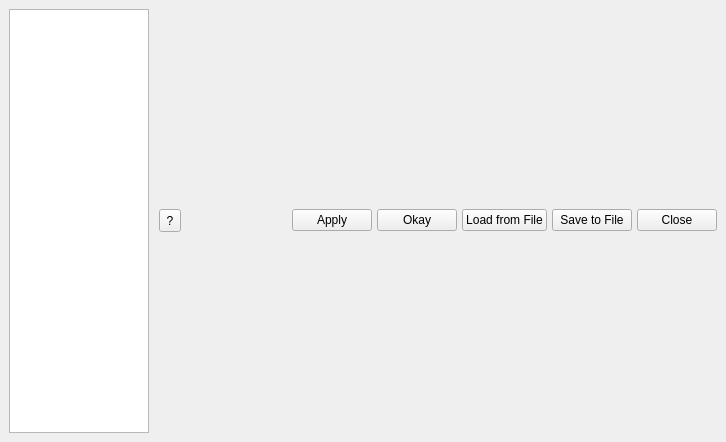
<?xml version="1.0" encoding="UTF-8"?>
<ui version="4.0">
 <class>MainWindow</class>
 <widget class="QMainWindow" name="MainWindow">
  <property name="geometry">
   <rect>
    <x>0</x>
    <y>0</y>
    <width>726</width>
    <height>442</height>
   </rect>
  </property>
  <property name="windowTitle">
   <string>Settings - Workbench</string>
  </property>
  <widget class="QWidget" name="centralwidget">
   <layout class="QHBoxLayout" name="horizontalLayout_2">
    <item>
     <layout class="QHBoxLayout" name="horizontalLayout">
      <property name="spacing">
       <number>0</number>
      </property>
      <property name="sizeConstraint">
       <enum>QLayout::SetNoConstraint</enum>
      </property>
      <item>
       <widget class="QListWidget" name="sections">
        <property name="sizePolicy">
         <sizepolicy hsizetype="Minimum" vsizetype="Minimum">
          <horstretch>0</horstretch>
          <verstretch>0</verstretch>
         </sizepolicy>
        </property>
        <property name="minimumSize">
         <size>
          <width>0</width>
          <height>0</height>
         </size>
        </property>
        <property name="maximumSize">
         <size>
          <width>140</width>
          <height>16777215</height>
         </size>
        </property>
        <property name="styleSheet">
         <string notr="true">QListView {
    show-decoration-selected: 1;
}

QListView::item {
    padding:15px;
}
</string>
        </property>
        <property name="selectionRectVisible">
         <bool>true</bool>
        </property>
        <property name="currentRow">
         <number>-1</number>
        </property>
       </widget>
      </item>
      <item>
       <layout class="QVBoxLayout" name="vlayout">
        <item>
         <layout class="QVBoxLayout" name="container">
          <property name="spacing">
           <number>0</number>
          </property>
          <property name="topMargin">
           <number>0</number>
          </property>
         </layout>
        </item>
        <item>
         <layout class="QHBoxLayout" name="horizontalLayout_3">
          <property name="spacing">
           <number>5</number>
          </property>
          <property name="sizeConstraint">
           <enum>QLayout::SetMinimumSize</enum>
          </property>
          <property name="leftMargin">
           <number>10</number>
          </property>
          <item>
           <widget class="QToolButton" name="help_button">
            <property name="sizePolicy">
             <sizepolicy hsizetype="Fixed" vsizetype="Fixed">
              <horstretch>0</horstretch>
              <verstretch>0</verstretch>
             </sizepolicy>
            </property>
            <property name="minimumSize">
             <size>
              <width>22</width>
              <height>23</height>
             </size>
            </property>
            <property name="text">
             <string>?</string>
            </property>
           </widget>
          </item>
          <item>
           <spacer name="horizontalSpacer">
            <property name="orientation">
             <enum>Qt::Horizontal</enum>
            </property>
            <property name="sizeHint" stdset="0">
             <size>
              <width>40</width>
              <height>20</height>
             </size>
            </property>
           </spacer>
          </item>
          <item>
           <widget class="QPushButton" name="apply_button">
            <property name="text">
             <string>Apply</string>
            </property>
           </widget>
          </item>
          <item>
           <widget class="QPushButton" name="okay_button">
            <property name="text">
             <string>Okay</string>
            </property>
           </widget>
          </item>
          <item>
           <widget class="QPushButton" name="load_file_button">
            <property name="text">
             <string>Load from File</string>
            </property>
           </widget>
          </item>
          <item>
           <widget class="QPushButton" name="save_file_button">
            <property name="text">
             <string>Save to File</string>
            </property>
           </widget>
          </item>
          <item>
           <widget class="QPushButton" name="close_button">
            <property name="text">
             <string>Close</string>
            </property>
           </widget>
          </item>
         </layout>
        </item>
       </layout>
      </item>
     </layout>
    </item>
   </layout>
  </widget>
  <widget class="QMenuBar" name="menubar">
   <property name="geometry">
    <rect>
     <x>0</x>
     <y>0</y>
     <width>726</width>
     <height>21</height>
    </rect>
   </property>
  </widget>
 </widget>
 <resources/>
 <connections>
  <connection>
   <sender>close_button</sender>
   <signal>clicked()</signal>
   <receiver>MainWindow</receiver>
   <slot>close()</slot>
   <hints>
    <hint type="sourcelabel">
     <x>676</x>
     <y>332</y>
    </hint>
    <hint type="destinationlabel">
     <x>362</x>
     <y>220</y>
    </hint>
   </hints>
  </connection>
 </connections>
</ui>
